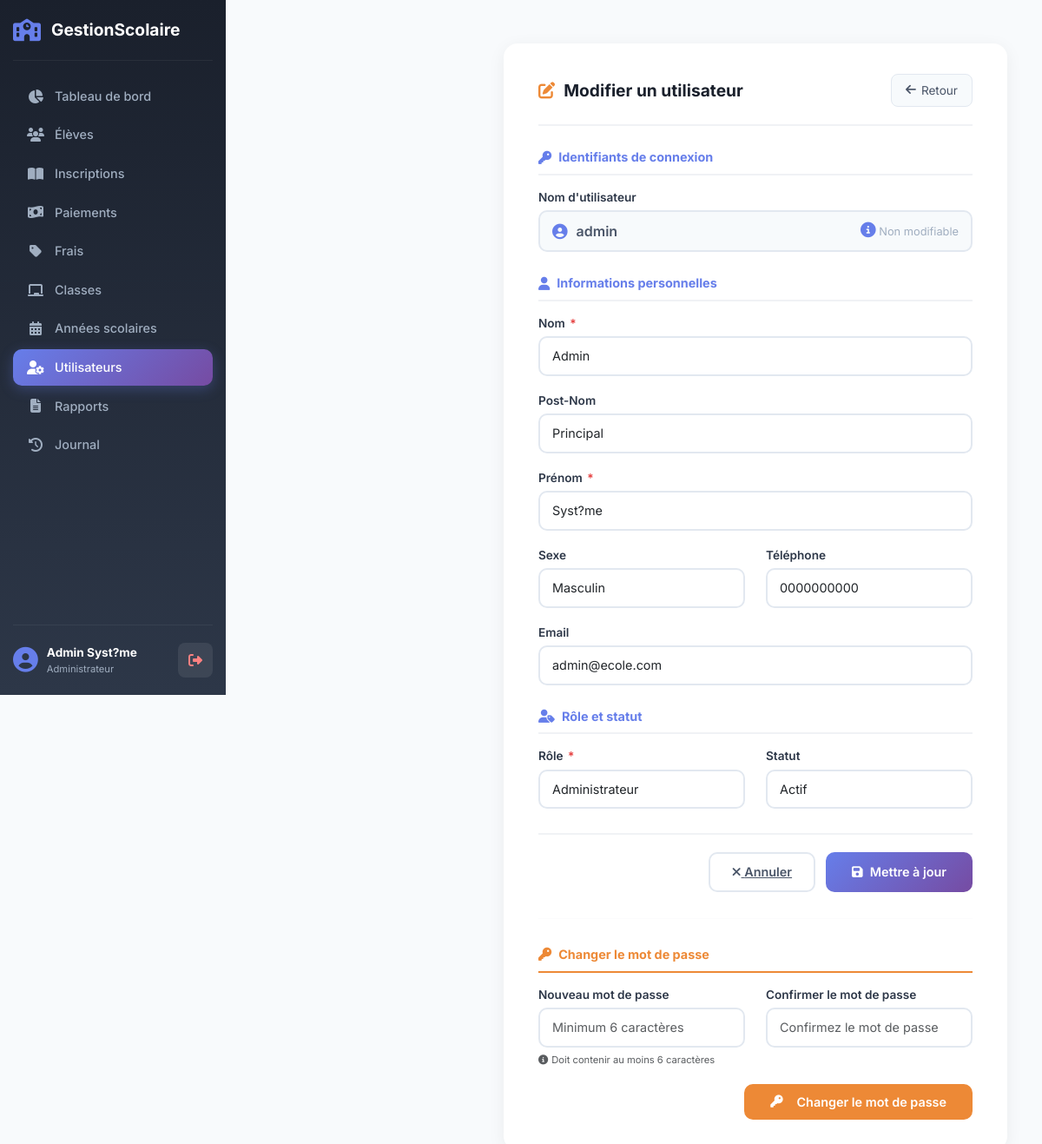
The app's page /admin/utilisateurs/modifier.php?id=3 (signed in) with its own data.
### tables this page shows
CREATE TABLE `utilisateurs` (
  `idUtilisateur` int(11) NOT NULL,
  `nom` varchar(100) NOT NULL,
  `postNom` varchar(100) DEFAULT NULL,
  `prenom` varchar(100) DEFAULT NULL,
  `sexe` enum('M','F') DEFAULT NULL,
  `telephone` varchar(20) DEFAULT NULL,
  `email` varchar(100) DEFAULT NULL,
  `username` varchar(50) NOT NULL,
  `motDePasse` varchar(255) NOT NULL,
  `idRole` int(11) NOT NULL,
  `statut` enum('Actif','Inactif') DEFAULT 'Actif'
);

CREATE TABLE `roles` (
  `idRole` int(11) NOT NULL,
  `nomRole` varchar(50) NOT NULL
);

### gestion_paiements/config/database.php (called while the page is built, shortened)
<?php
class Database {
    private static $instance = null;
    private $conn;
    private function __construct() {
        try {
            $this->conn = new PDO(
                "mysql:host=" . DB_HOST . ";dbname=" . DB_NAME . ";charset=utf8",
                DB_USER,
                DB_PASS
            );
            $this->conn->setAttribute(PDO::ATTR_ERRMODE, PDO::ERRMODE_EXCEPTION);
            $this->conn->setAttribute(PDO::ATTR_DEFAULT_FETCH_MODE, PDO::FETCH_ASSOC);
        } catch(PDOException $e) {
            die("Erreur de connexion: " . $e->getMessage());
        }
    }
    public static function getInstance() {
        if (self::$instance === null) {
            self::$instance = new self();
        }
        return self::$instance;
    }
    public function getConnection() {
        return $this->conn;
    }
}
function db() {
    return Database::getInstance()->getConnection();
}
?>

### models/Utilisateur.php (called while the page is built, shortened)
<?php
require_once __DIR__ . '/../config/database.php';
class Utilisateur {
    private $conn;
    public function __construct() {
        $this->conn = db();
    }
    public function getById($id) {
        $query = "SELECT u.*, r.nomRole
                  FROM utilisateurs u
                  JOIN roles r ON u.idRole = r.idRole
                  WHERE u.idUtilisateur = :id";
        $stmt = $this->conn->prepare($query);
        $stmt->execute(['id' => $id]);
        return $stmt->fetch();
    }
}
?>

### admin/utilisateurs/modifier.php (the view, shortened to what this page needs)
<?php
require_once __DIR__ . '/../../config/database.php';
require_once __DIR__ . '/../../models/Utilisateur.php';
$db = db();
$userModel = new Utilisateur();
$id = $_GET['id'] ?? 0;
$user = $userModel->getById($id);
$roles = $db->query("SELECT * FROM roles ORDER BY nomRole")->fetchAll();
include __DIR__ . '/../../includes/header.php';
?>
<div class="app-layout">
    <div class="sidebar-admin">
        <div class="sidebar-logo">
            <i class="fas fa-school"></i>
            <span>GestionScolaire</span>
        </div>
        <ul class="sidebar-menu">
            <li>
                <a href="/admin/dashboard.php">
                    <i class="fas fa-chart-pie"></i> Tableau de bord
                </a>
            </li>
            <li>
                <a href="/admin/eleves/index.php">
                    <i class="fas fa-users"></i> Élèves
                </a>
            </li>
            <li>
                <a href="/admin/inscriptions/index.php">
                    <i class="fas fa-book-open"></i> Inscriptions
                </a>
            </li>
            <li>
                <a href="/admin/paiements/index.php">
                    <i class="fas fa-money-bill-wave"></i> Paiements
                </a>
            </li>
            <li>
                <a href="/admin/frais/index.php">
                    <i class="fas fa-tag"></i> Frais
                </a>
            </li>
            <li>
                <a href="/admin/classes/index.php">
                    <i class="fas fa-chalkboard"></i> Classes
                </a>
            </li>
            <li>
                <a href="/admin/annees/index.php">
                    <i class="fas fa-calendar-alt"></i> Années scolaires
                </a>
            </li>
            <li>
                <a href="/admin/utilisateurs/index.php" class="active">
                    <i class="fas fa-user-cog"></i> Utilisateurs
                </a>
            </li>
            <li>
                <a href="/admin/rapports/index.php">
                    <i class="fas fa-file-alt"></i> Rapports
                </a>
            </li>
            <li>
                <a href="/admin/journal/index.php">
                    <i class="fas fa-history"></i> Journal
                </a>
            </li>
        </ul>
        <div class="sidebar-footer">
            <div class="user-info">
                <i class="fas fa-user-circle"></i>
                <div>
                    <strong><?php echo $_SESSION['nom'] . ' ' . $_SESSION['prenom']; ?></strong>
                    <span><?php echo $_SESSION['role']; ?></span>
                </div>
            </div>
            <a href="/admin/logout.php" class="btn-logout" title="Déconnexion">
                <i class="fas fa-sign-out-alt"></i>
            </a>
        </div>
    </div>
    <div class="main-content">
        <div class="form-container">
            <div class="form-header">
                <h4><i class="fas fa-edit"></i>Modifier un utilisateur</h4>
                <a href="index.php" class="btn-back">
                    <i class="fas fa-arrow-left"></i> Retour
                </a>
            </div>
            <form method="POST" action="">
                <div class="section-title"><i class="fas fa-key"></i>Identifiants de connexion</div>
                <div class="form-group">
                    <label>Nom d'utilisateur</label>
                    <div class="username-display">
                        <i class="fas fa-user-circle"></i>
                        <?php echo htmlspecialchars($user['username']); ?>
                        <span class="hint"><i class="fas fa-info-circle"></i> Non modifiable</span>
                    </div>
                </div>
                <div class="section-title" style="margin-top:25px;"><i class="fas fa-user"></i>Informations personnelles</div>
                <div class="form-group">
                    <label>Nom <span class="required">*</span></label>
                    <input type="text" class="form-control" name="nom" value="<?php echo htmlspecialchars($user['nom']); ?>" required>
                </div>
                <div class="form-group">
                    <label>Post-Nom</label>
                    <input type="text" class="form-control" name="postNom" value="<?php echo htmlspecialchars($user['postNom'] ?? ''); ?>">
                </div>
                <div class="form-group">
                    <label>Prénom <span class="required">*</span></label>
                    <input type="text" class="form-control" name="prenom" value="<?php echo htmlspecialchars($user['prenom']); ?>" required>
                </div>
                <div class="row">
                    <div class="col-md-6">
                        <div class="form-group">
                            <label>Sexe</label>
                            <select class="form-select" name="sexe">
                                <option value="M" <?php echo ($user['sexe'] ?? '') === 'M' ? 'selected' : ''; ?>>Masculin</option>
                            </select>
                        </div>
                    </div>
                    <div class="col-md-6">
                        <div class="form-group">
                            <label>Téléphone</label>
                            <input type="tel" class="form-control" name="telephone" value="<?php echo htmlspecialchars($user['telephone'] ?? ''); ?>" placeholder="+243 812 345 678">
                        </div>
                    </div>
                </div>
                <div class="form-group">
                    <label>Email</label>
                    <input type="email" class="form-control" name="email" value="<?php echo htmlspecialchars($user['email'] ?? ''); ?>" placeholder="exemple@email.com">
                </div>
                <div class="section-title" style="margin-top:25px;"><i class="fas fa-user-tag"></i>Rôle et statut</div>
                <div class="row">
                    <div class="col-md-6">
                        <div class="form-group">
                            <label>Rôle <span class="required">*</span></label>
                            <select class="form-select" name="idRole" required>
                                <?php foreach ($roles as $role): ?>
                                    <option value="<?php echo $role['idRole']; ?>" <?php echo $role['idRole'] == $user['idRole'] ? 'selected' : ''; ?>>
                                        <?php echo htmlspecialchars($role['nomRole']); ?>
                                    </option>
                                <?php endforeach; ?>
                            </select>
                        </div>
                    </div>
                    <div class="col-md-6">
                        <div class="form-group">
                            <label>Statut</label>
                            <select class="form-select" name="statut">
                                <option value="Actif" <?php echo $user['statut'] === 'Actif' ? 'selected' : ''; ?>>Actif</option>
                            </select>
                        </div>
                    </div>
                </div>
                <div class="form-actions">
                    <a href="index.php" class="btn-cancel">
                        <i class="fas fa-times"></i> Annuler
                    </a>
                    <button type="submit" class="btn-submit">
                        <i class="fas fa-save"></i> Mettre à jour
                    </button>
                </div>
            </form>
            <hr style="margin: 30px 0; border-color: #edf2f7;">
            <div class="section-title" style="color:#ed8936; border-color:#ed8936;">
                <i class="fas fa-key"></i> Changer le mot de passe
            </div>
            <form method="POST" action="">
                <div class="row">
                    <div class="col-md-6">
                        <div class="form-group">
                            <label class="required">Nouveau mot de passe</label>
                            <input type="password" class="form-control" name="nouveauMdp"
                                   placeholder="Minimum 6 caractères" required>
                            <small class="text-muted" style="font-size:0.7rem;">
                                <i class="fas fa-info-circle me-1"></i>Doit contenir au moins 6 caractères
                            </small>
                        </div>
                    </div>
                    <div class="col-md-6">
                        <div class="form-group">
                            <label class="required">Confirmer le mot de passe</label>
                            <input type="password" class="form-control" name="confirmerMdp"
                                   placeholder="Confirmez le mot de passe" required>
                        </div>
                    </div>
                </div>
                <div class="text-end">
                    <button type="submit" class="btn-password">
                        <i class="fas fa-key me-2"></i> Changer le mot de passe
                    </button>
                </div>
            </form>
        </div>
        <?php include __DIR__ . '/../../includes/footer.php'; ?>
</body>
</html>

### assets/css/style.css (style rules this page uses)
* { margin: 0; padding: 0; box-sizing: border-box; }
body { font-family: 'Inter', -apple-system, BlinkMacSystemFont, sans-serif; background: #f8fafc; overflow-x: hidden; }
.main-content { margin-left: 280px; min-height: 100vh; padding: 20px 30px; }

### records on screen
utilisateurs: username "admin", nom "Admin", postNom "Principal", prenom "Syst?me", sexe "Masculin", telephone "0000000000", email "admin@ecole.com", idRole "Administrateur", statut "Actif"

### other values on screen
$_SESSION['nom'] "Admin"
$_SESSION['prenom'] "Syst?me"
$_SESSION['role'] "Administrateur"
